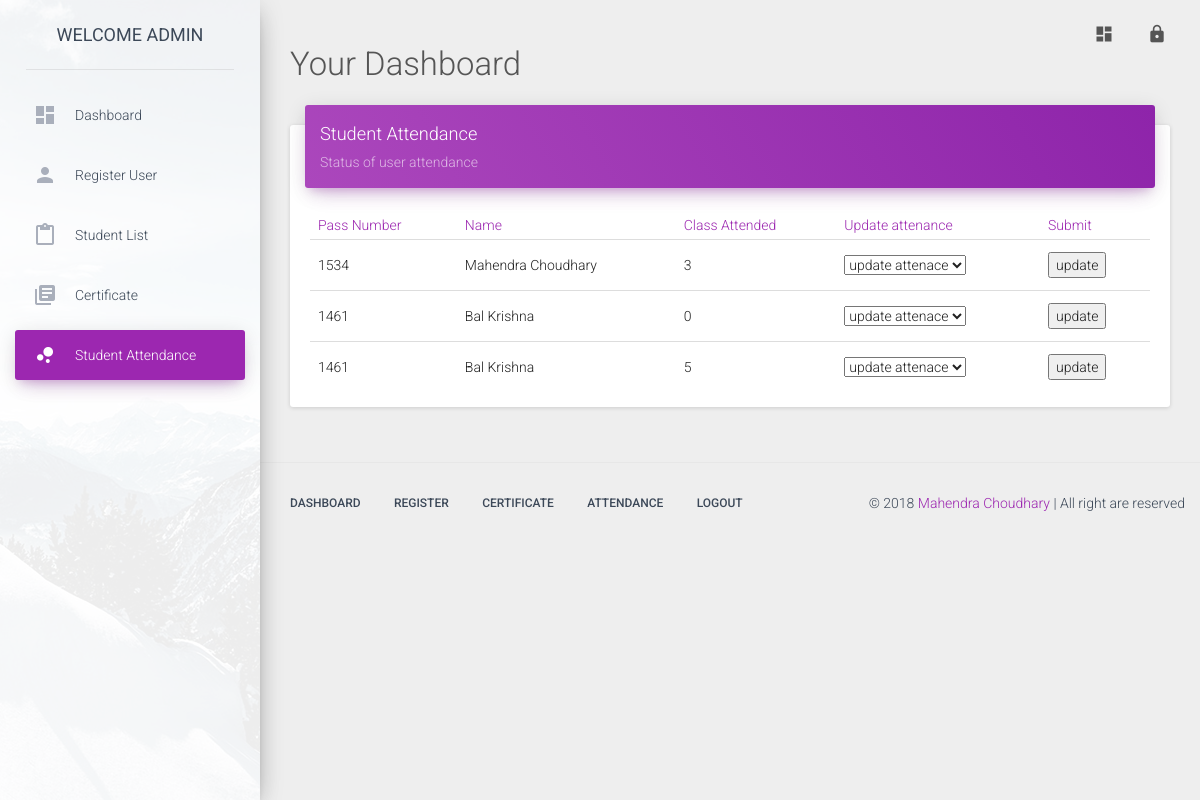
Screenshot of /attendance.php (signed in) with the database file from the repository.
### tables this page shows
CREATE TABLE IF NOT EXISTS `registration_details` (
  `user_id` int(255) NOT NULL AUTO_INCREMENT,
  `registration_type` varchar(255) NOT NULL,
  `pass_no` varchar(255) NOT NULL,
  `name` varchar(255) NOT NULL,
  `registrar_name` varchar(255) NOT NULL,
  `reg_date` varchar(255) NOT NULL,
  `reg_month` varchar(255) NOT NULL,
  `reg_year` varchar(255) NOT NULL,
  `address` varchar(255) NOT NULL,
  `area` varchar(255) NOT NULL,
  `city` varchar(255) NOT NULL,
  `gender` varchar(25) NOT NULL,
  `age` varchar(255) NOT NULL,
  `occupation` varchar(255) NOT NULL,
  `mobile` varchar(255) NOT NULL,
  `email` varchar(255) NOT NULL,
  `amt_paid` varchar(255) NOT NULL,
  `amt_due` varchar(255) NOT NULL,
  PRIMARY KEY (`user_id`)
);

CREATE TABLE IF NOT EXISTS `attendance_details` (
  `user_id` tinyint(4) NOT NULL,
  `class_attended` tinyint(4) NOT NULL DEFAULT '0',
  PRIMARY KEY (`user_id`)
);

### functions.php (the view, shortened to what this page needs)
    <?php
 function add_active_class($page){
     $url = $_SERVER['PHP_SELF'] ;
     $name=basename($url , '.php') ;
    if( $page == $name ){
        return( 'class="active"' ) ;
    }else{
        return '' ;
     }
 }
?>
        <?php
function get_student_attendance(){
    global $conn ;
    $query ='SELECT r.pass_no , r.name ,a.user_id, a.class_attended
            FROM registration_details r INNER JOIN attendance_details a
            ON r.user_id = a.user_id WHERE a.class_attended <= 6
    ';
    $result = mysqli_query($conn ,$query ) or die("Check your sql query:".mysqli_query( $conn ) ) ;
    while( $row = mysqli_fetch_assoc( $result )  ){
        extract( $row ) ;
        ?>
        <tr>
            <td><?php echo $pass_no ;?></td>
            <td><?php echo $name ;?></td>
            <td><?php echo $class_attended ;?></td>
            <td>
             <form action="<?php echo $_SERVER['PHP_SELF'] ; ?>" method="post" >
                <select name="new-attendance" id="new-attendance">
                    <option value=0>update attenace</option>
                </select>
            </td>
            <td>
               <input type="submit" name="submit" value="update">
            </td>
        </tr>
        <?php
    }
 }
        ?>

### include/get_header.php (shortened to what this page needs)
<?php
require_once('include/db.inc.php') ;
require_once('functions.php');
?>
<!doctype html>
<html lang="en">
<head>
    <link href="assets/css/bootstrap.min.css" rel="stylesheet" />
    <link href="assets/css/material-dashboard.css?v=1.2.0" rel="stylesheet" />
    <link href="../assets/css/demo.css" rel="stylesheet" />
    <link href="https://maxcdn.bootstrapcdn.com/font-awesome/latest/css/font-awesome.min.css" rel="stylesheet">
</head>
<body>
    <div class="wrapper">
        <div class="sidebar" data-color="purple" data-image="assets/img/sidebar-1.jpg">
            <div class="logo">
                <a href="dashboard.php" class="simple-text">
                    WELCOME ADMIN
                </a>
            </div>
            <div class="sidebar-wrapper" >
                <ul class="nav">
                    <li <?php echo add_active_class('dashboard')  ; ?> >
                        <a href="dashboard.php">
                            <i class="material-icons">dashboard</i>
                            <p>Dashboard</p>
                        </a>
                    </li>
                    <li <?php echo add_active_class('register')  ; ?> >
                        <a href="./register.php?type=register">
                            <i class="material-icons">person</i>
                            <p>Register User</p>
                        </a>
                    </li>
                    <li <?php echo add_active_class('student_list')  ; ?> >
                        <a href="./student_list.php">
                            <i class="material-icons">content_paste</i>
                            <p>Student List</p>
                        </a>
                    </li>
                    <li <?php echo add_active_class('certificate')  ; ?> >
                        <a href="./certificate.php">
                            <i class="material-icons">library_books</i>
                            <p>Certificate</p>
                        </a>
                    </li>
                    <li <?php echo add_active_class('attendance')  ; ?> >
                        <a href="./attendance.php">
                            <i class="material-icons">bubble_chart</i>
                            <p>Student Attendance</p>
                        </a>
                    </li>
                </ul>
            </div>
        </div>
        <div class="main-panel">
            <nav class="navbar navbar-transparent navbar-absolute">
                <div class="container-fluid">
                    <div class="navbar-header">
                        <a class="navbar-brand" href="#"> <h3>Your Dashboard</h3> </a>
                    </div>
                    <div class="collapse navbar-collapse">
                        <ul class="nav navbar-nav navbar-right">
                            <li>
                                <a href="#pablo" class="dropdown-toggle" data-toggle="dropdown">
                                    <i class="material-icons">dashboard</i>
                                </a>
                            </li>
                            <li>
                            <a href="logout.php">
                                    <i class="material-icons">lock</i>
                            </a>
                            </li>
                        </ul>
                    </div>
                </div>
            </nav>

### attendance.php (shortened to what this page needs)
<?php
include_once('include/get_header.php');
?>
            <div class="content">
                <div class="container-fluid">
                    <div class="row">
                        <div class="col-md-12">
                            <div class="card">
                                <div class="card-header" data-background-color="purple">
                                    <h4 class="title">Student Attendance</h4>
                                    <p class="category">Status of user attendance</p>
                                </div>
                                <div class="card-content table-responsive">
                                    <table class="table">
                                        <thead class="text-primary">
                                            <th>Pass Number</th>
                                            <th>Name</th>
                                            <th>Class Attended</th>
                                            <th>Update attenance</th>
                                            <th>Submit</th>
                                        </thead>
                                        <tbody>
                                            <?php
                                              get_student_attendance() ;
                                            ?>
                                        </tbody>
                                    </table>
                                </div>
                            </div>
                        </div>
                    </div>
                </div>
            </div>
<?php
include_once('include/get_footer.php');
?>

### include/get_footer.php (shortened to what this page needs)
<footer class="footer">
                <div class="container-fluid">
                    <nav class="pull-left">
                        <ul>
                            <li>
                                <a href="dashboard.php">
                                    Dashboard
                                </a>
                            </li>
                            <li>
                                <a href="register.php">
                                    Register
                                </a>
                            </li>
                            <li>
                                <a href="certificate.php">
                                    certificate
                                </a>
                            </li>
                            <li>
                                <a href="attendance.php">
                                    Attendance
                                </a>
                            </li>
                            <li>
                                <a href="logout.php">
                                    Logout
                                </a>
                            </li>
                        </ul>
                    </nav>
                    <p class="copyright pull-right">
                        &copy;
                        <a href="http://thecodestuff.com">Mahendra Choudhary</a> | All right are reserved
                    </p>
                </div>
            </footer>
        </div>
    </div>
</body>
</html>

### rows the page displays
registration_details: pass_no "1534", name "Mahendra Choudhary", attendance_details.class_attended "3"
registration_details: pass_no "1461", name "Bal Krishna", attendance_details.class_attended "0"
registration_details: pass_no "1461", name "Bal Krishna", attendance_details.class_attended "5"
